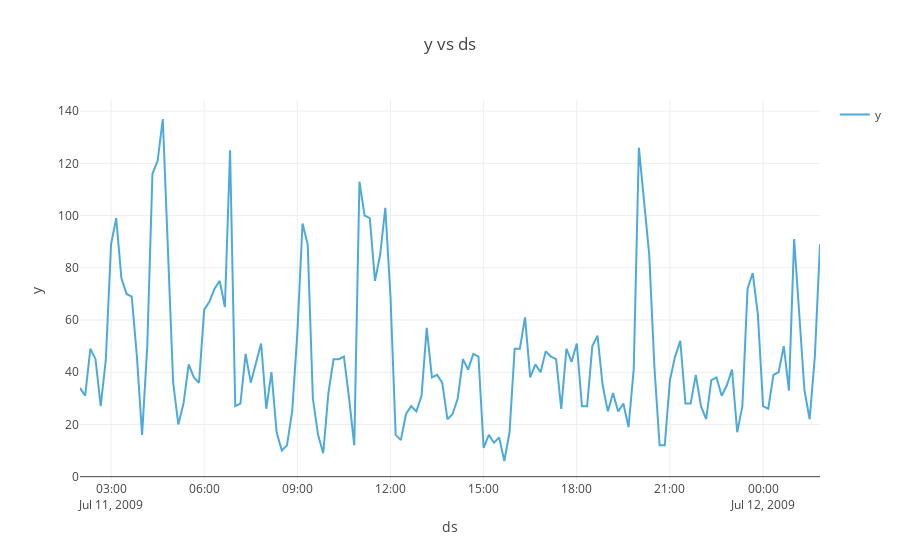

Notebook source saved alongside this figure:
### Markdown cell above
# Execution

### Code cell
predictions = {}

for load_type in l.columns:
  df = prepare_df(load_type)
  prediction = predict(df)
  predictions[load_type] = prediction
  summary = prediction.model[-1].summary(max_colwidth=30)
  print(summary)
  ts = prediction.timeseries
  ts.plot().show()
  backtest = prediction.backtest
  backtest.plot().show()

### Figure 1 — Plotly figure (JSON) as saved in the notebook; plotly's stock layout.template omitted (floating-point values rounded to 4 significant figures; data arrays with more than 128 entries replaced by an {"elided": "..."} marker saying what was removed)
{"data": [{"line": {"color": "rgb(32, 149, 212)"}, "mode": "lines", "name": "y", "opacity": 0.8, "type": "scatter", "uid": "25dddf50-2f9c-45d2-99bf-b924e392acdd", "x": {"elided": "144 str values"}, "y": {"elided": "144 int values"}}], "layout": {"legend": {"traceorder": "reversed"}, "showlegend": true, "title": {"text": "y vs ds"}, "xaxis": {"title": {"text": "ds"}}, "yaxis": {"title": {"text": "y"}}}}
